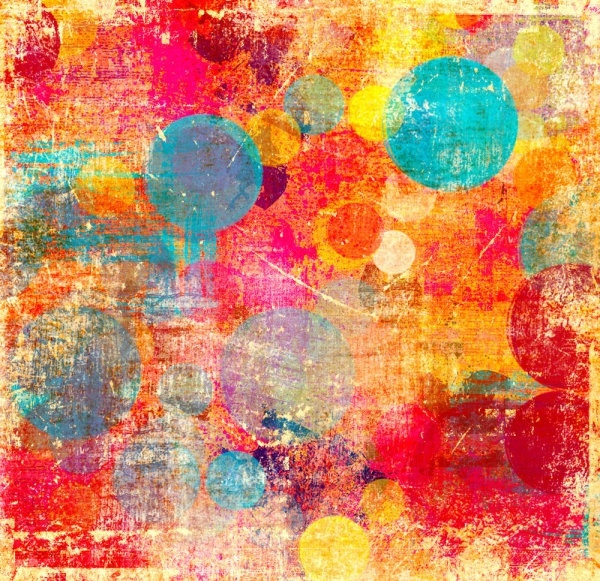
#> input picture data/color.jpg, 600 x 581 px
$ python -i segment.py   (imports and definitions only)
#> lines starting #> are read from the running program, lines starting #| are printed output that depends on the picture
import skimage.io as io
import matplotlib.pyplot as plt
import numpy as np
from skimage.draw import polygon
from scipy.ndimage import filters,convolve, binary_dilation
from skimage.color import rgb2gray
from skimage.filters import gaussian
from skimage.exposure import equalize_hist
from skimage.segmentation import (morphological_chan_vese,
                                  morphological_geodesic_active_contour,
                                  inverse_gaussian_gradient,
                                  checkerboard_level_set)
import math
import copy


#for edge detection
def gradient(image):
    """
        Calculate sobel gradient magnitude for grayscaled image,
        Args:
            image: gray-scaled image.

        Returns:
            gray-scaled image of the magnitude of the gradient.
    """
    # vertical and horizontal filters decleration for gradient calculations.
    hx = np.array([[1, 2, 1], [0, 0, 0],  [-1, -2, -1]] ) /4.0
    hy = hx.T
    #convolve the image with the filters to detect vertical and horizontal lines
    Ix = convolve(image, hx)
    Iy = convolve(image, hy)
    #return the magnitude of each pixel gradient
    return np.sqrt(Ix**2+Iy**2)


def SobelRGB(image):

    """
        Calculate sobel gradient magnitude for each channel in RGB image,
        Args:
            image: RGB image.

        Returns:
            gray-scaled image of the magnitude of the gradient.
    """
    #change the image scale from 0:255 to 0:1 scale
    r = image[:,:,0].astype('float32')
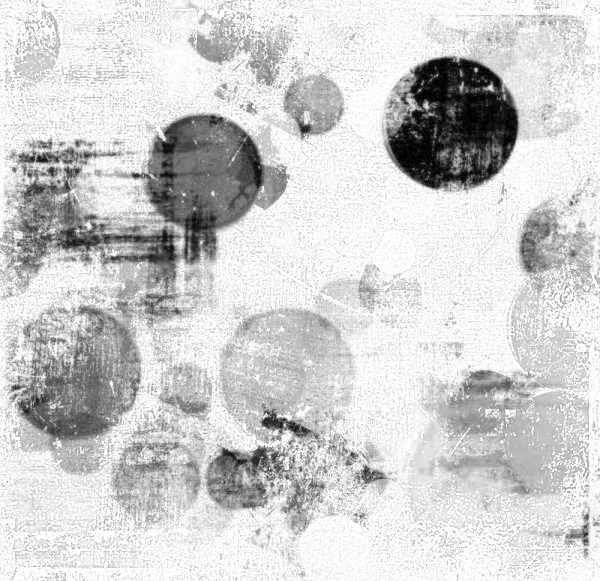
#> r: shape (581, 600) float32; min 0, max 255, mean 206.5
    g = image[:,:,1].astype('float32')
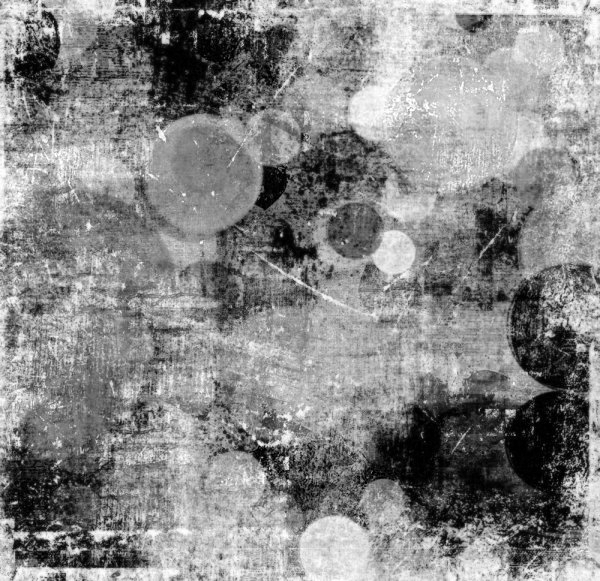
#> g: shape (581, 600) float32; min 0, max 255, mean 134.2
    b = image[:,:,2].astype('float32')
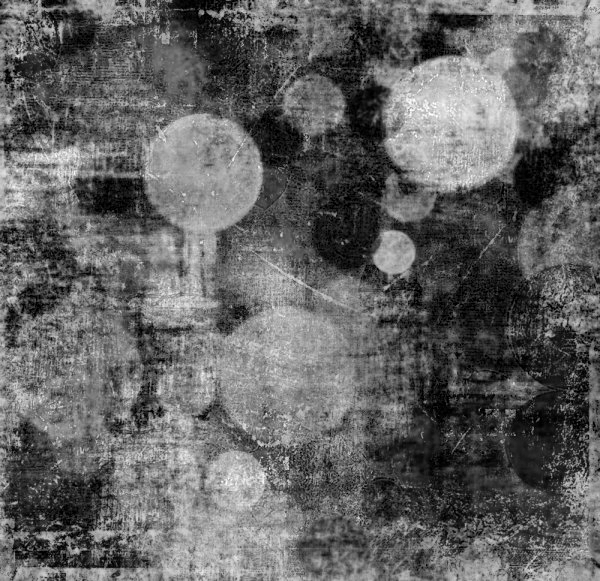
#> b: shape (581, 600) float32; min 0, max 255, mean 99
    X,Y = r.shape
#> X = 581; Y = 600
    r /= 255
    g /= 255
    b /= 255
    #calculate the gradient for each channel
    r = gradient(r)
    b = gradient(b)
    g = gradient(g)
#> in gradient (call 3), `Ix = convolve(image, hx)`:
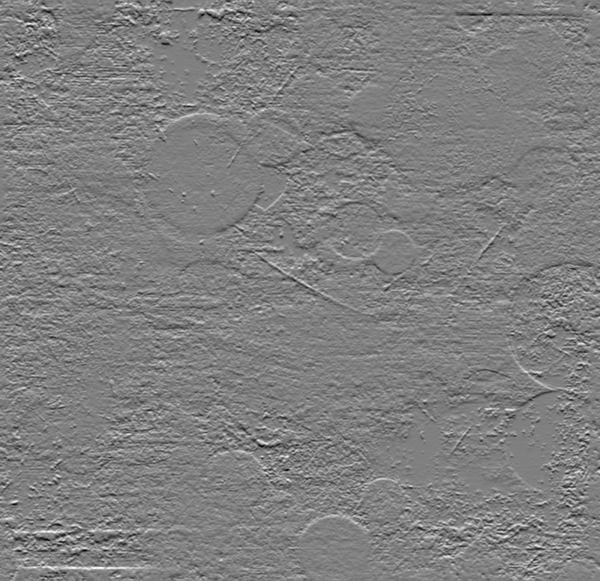
#> Ix: shape (581, 600) float32; min -0.702, max 0.696, mean 0.000366; drawn with min black and max white
#> in gradient (call 3), `Iy = convolve(image, hy)`:
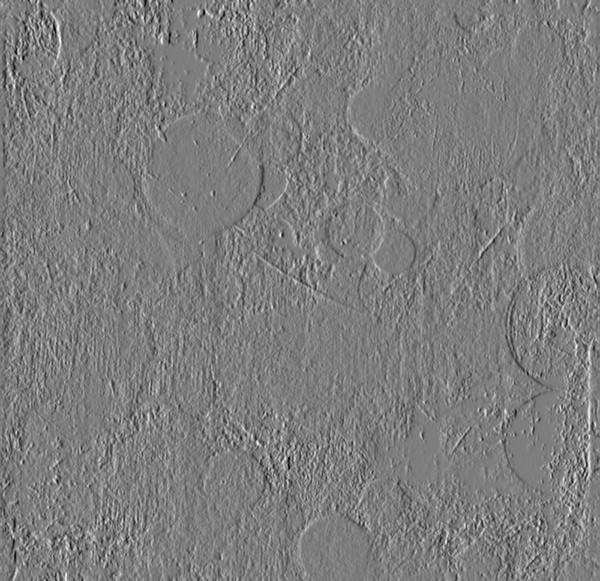
#> Iy: shape (581, 600) float32; min -0.694, max 0.713, mean -0.000161; drawn with min black and max white
    Gm = np.zeros([X,Y])
    #total image gradient is the maximum value of the three channels
    for i in range (0,X):
        Gm[i] = np.maximum( np.maximum(r[i] , g[i]), b[i])
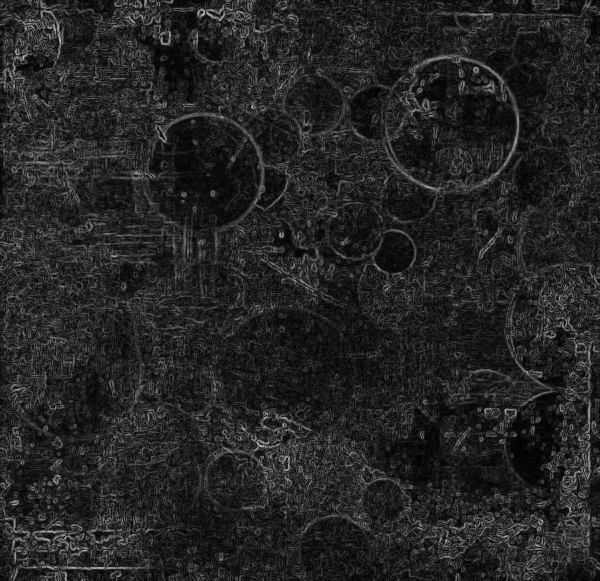
#> Gm: shape (581, 600) float64; min 0.00416, max 0.823, mean 0.144
    #return the final result
    return Gm

#segmentation mask by blurring
def segBlurring(image , sigma =20):
    """
        Segment RGB image using RGB-edge detection thenblurring the edges with high sigma (20),
        Args:
            image: RGB image.
            sigma: the sigma of the gaussian filter applied to the edged image, default = 20.

        Returns:
            gray-scaled image represent the segmentation mask.
    """
    image = copy.deepcopy(image)
    conv = SobelRGB(image)
    return gaussian (conv , sigma)
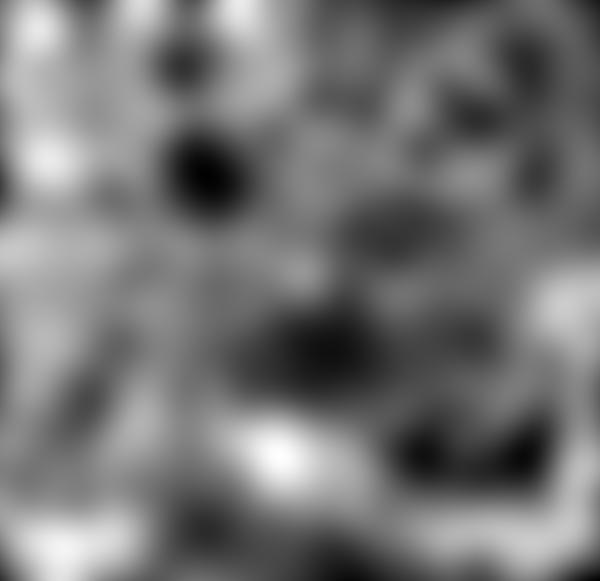
#> returned value: shape (581, 600) float64; min 0.0759, max 0.219, mean 0.142; drawn with min black and max white


# [127 lines left out: functions cross, convex_hull, fillObject, segMask, morphChaneVese, not called in this run]


def SegmentationMask(image , version = 2, mp=3, itrs =120, thresh =0.5, gsigma = 20):
    """
        calculate the segmentation mask of the image using morphological_chan_vese built in function.
        Args:
            image: RGB image to calculate the segmentation mask over it.
            version: represent the segmentation technique to be used , 0:blurred edges , 1:convex_hull , 2: morphological_chan_vese, default = 2.
            itrs: number of iterations used to get the segmentation mask for morphological_chan_vese, default = 120.
            pp: square width of the initial segmentation mask for morphological_chan_vese, default = 3.
            thresh: threshold the edges to keep strong edges only in convex_hull segmentation technique, default = 0.5.
            gsigma: sigma value used in gaussian blurring in blurred edges segmentation technique, default = 20.
        Returns:
            Binary image represents the filled object.
    """
    if version == 0:
        return morphChaneVese(image, itrs, mp)
    if version == 1:
        return segMask(image , thresh)
    #default version is blurring segmentation technique.
    return segBlurring(image, gsigma)

>>> import cv2
>>> picture = cv2.cvtColor(cv2.imread('../data/color.jpg'), cv2.COLOR_BGR2RGB)
>>> result = SegmentationMask(picture)
